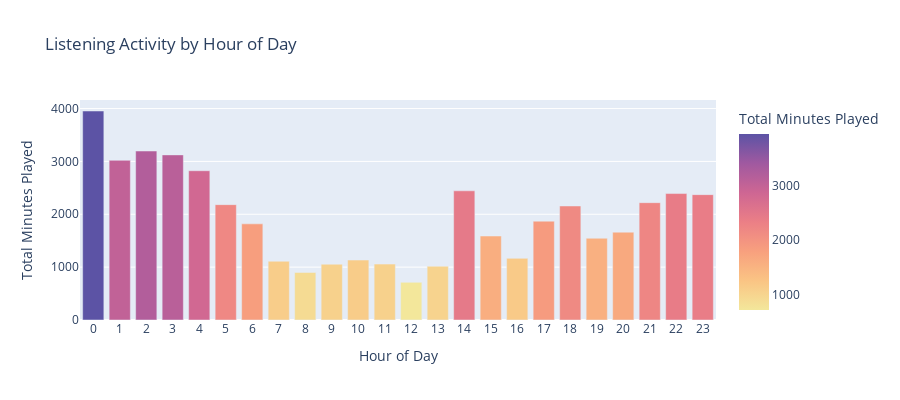

The code cell stored with this chart in its notebook:
### Markdown cell above
The last question I wanted to answer was:

3. When during the day do I listen to music the most?

### Code cell
# Aggregate by hour of day
hourly_listening = df_cleaned.groupby('hour')['minutes_played'].sum().reset_index()

# Create bar chart
fig_hourly = px.bar(
    hourly_listening,
    x='hour',
    y='minutes_played',
    labels={'hour': 'Hour of Day', 'minutes_played': 'Total Minutes Played'},
    title='Listening Activity by Hour of Day',
    color='minutes_played',
    color_continuous_scale='Sunset'
)

fig_hourly.update_layout(
    xaxis=dict(tickmode='linear', dtick=1),
    height=400,
    showlegend=False
)

fig_hourly.show()

print("\nPeak Listening Hours:")
top_hours = hourly_listening.nlargest(3, 'minutes_played')
for _, row in top_hours.iterrows():
    print(f"  {int(row['hour']):02d}:00 - {int(row['hour'])+1:02d}:00: {row['minutes_played']:.2f} minutes")

### Figure 1 — Plotly figure (JSON) as saved in the notebook; plotly's stock layout.template omitted (floating-point values rounded to 4 significant figures)
{"data": [{"hovertemplate": "Hour of Day=%{x}<br>Total Minutes Played=%{marker.color}<extra></extra>", "legendgroup": "", "marker": {"color": [3954.0, 3021.0, 3197.0, 3124.0, 2824.0, 2183.0, 1819.0, 1112.0, 899.9, 1055.0, 1134.0, 1058.0, 713.5, 1018.0, 2444.0, 1589.0, 1166.0, 1870.0, 2157.0, 1546.0, 1662.0, 2220.0, 2392.0, 2372.0], "coloraxis": "coloraxis", "pattern": {"shape": ""}}, "name": "", "orientation": "v", "showlegend": false, "textposition": "auto", "type": "bar", "x": [0, 1, 2, 3, 4, 5, 6, 7, 8, 9, 10, 11, 12, 13, 14, 15, 16, 17, 18, 19, 20, 21, 22, 23], "xaxis": "x", "y": [3954.0, 3021.0, 3197.0, 3124.0, 2824.0, 2183.0, 1819.0, 1112.0, 899.9, 1055.0, 1134.0, 1058.0, 713.5, 1018.0, 2444.0, 1589.0, 1166.0, 1870.0, 2157.0, 1546.0, 1662.0, 2220.0, 2392.0, 2372.0], "yaxis": "y"}], "layout": {"barmode": "relative", "coloraxis": {"colorbar": {"title": {"text": "Total Minutes Played"}}, "colorscale": [[0, "rgb(243, 231, 155)"], [0.1667, "rgb(250, 196, 132)"], [0.3333, "rgb(248, 160, 126)"], [0.5, "rgb(235, 127, 134)"], [0.6667, "rgb(206, 102, 147)"], [0.8333, "rgb(160, 89, 160)"], [1, "rgb(92, 83, 165)"]]}, "height": 400, "legend": {"tracegroupgap": 0}, "showlegend": false, "title": {"text": "Listening Activity by Hour of Day"}, "xaxis": {"anchor": "y", "domain": [0, 1], "dtick": 1, "tickmode": "linear", "title": {"text": "Hour of Day"}}, "yaxis": {"anchor": "x", "domain": [0, 1], "title": {"text": "Total Minutes Played"}}}}
